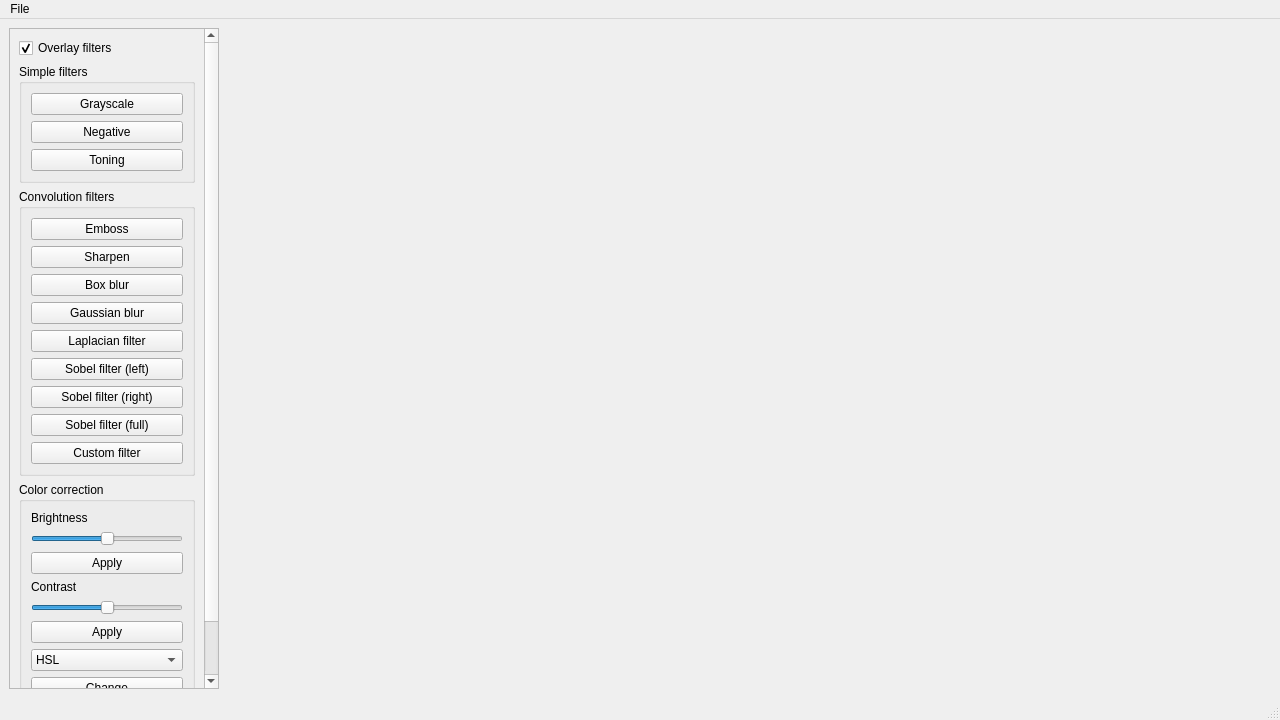
<?xml version="1.0" encoding="UTF-8"?>
<ui version="4.0">
 <class>View</class>
 <widget class="QMainWindow" name="View">
  <property name="geometry">
   <rect>
    <x>0</x>
    <y>0</y>
    <width>1280</width>
    <height>720</height>
   </rect>
  </property>
  <property name="minimumSize">
   <size>
    <width>1280</width>
    <height>720</height>
   </size>
  </property>
  <property name="windowTitle">
   <string>PhotoLab 1.0</string>
  </property>
  <widget class="QWidget" name="cw">
   <layout class="QHBoxLayout" name="horizontalLayout">
    <item>
     <widget class="QScrollArea" name="scrollArea">
      <property name="sizePolicy">
       <sizepolicy hsizetype="Expanding" vsizetype="Expanding">
        <horstretch>0</horstretch>
        <verstretch>0</verstretch>
       </sizepolicy>
      </property>
      <property name="minimumSize">
       <size>
        <width>210</width>
        <height>0</height>
       </size>
      </property>
      <property name="maximumSize">
       <size>
        <width>200</width>
        <height>16777215</height>
       </size>
      </property>
      <property name="lineWidth">
       <number>1</number>
      </property>
      <property name="midLineWidth">
       <number>0</number>
      </property>
      <property name="sizeAdjustPolicy">
       <enum>QAbstractScrollArea::AdjustIgnored</enum>
      </property>
      <property name="widgetResizable">
       <bool>true</bool>
      </property>
      <property name="alignment">
       <set>Qt::AlignLeading|Qt::AlignLeft|Qt::AlignVCenter</set>
      </property>
      <widget class="QWidget" name="scrollAreaWidgetContents_2">
       <property name="geometry">
        <rect>
         <x>0</x>
         <y>-211</y>
         <width>193</width>
         <height>854</height>
        </rect>
       </property>
       <layout class="QVBoxLayout" name="verticalLayout_2">
        <item>
         <widget class="QCheckBox" name="cb_overlay_filters">
          <property name="text">
           <string>Overlay filters</string>
          </property>
          <property name="checked">
           <bool>true</bool>
          </property>
         </widget>
        </item>
        <item>
         <widget class="QGroupBox" name="groupBox">
          <property name="sizePolicy">
           <sizepolicy hsizetype="Preferred" vsizetype="Maximum">
            <horstretch>0</horstretch>
            <verstretch>0</verstretch>
           </sizepolicy>
          </property>
          <property name="title">
           <string>Simple filters</string>
          </property>
          <layout class="QVBoxLayout" name="verticalLayout">
           <item>
            <widget class="QPushButton" name="btn_grayscale">
             <property name="text">
              <string>Grayscale</string>
             </property>
            </widget>
           </item>
           <item>
            <widget class="QPushButton" name="btn_negative">
             <property name="text">
              <string>Negative</string>
             </property>
            </widget>
           </item>
           <item>
            <widget class="QPushButton" name="btn_toning">
             <property name="text">
              <string>Toning</string>
             </property>
            </widget>
           </item>
          </layout>
         </widget>
        </item>
        <item>
         <widget class="QGroupBox" name="groupBox_2">
          <property name="sizePolicy">
           <sizepolicy hsizetype="Preferred" vsizetype="Preferred">
            <horstretch>0</horstretch>
            <verstretch>0</verstretch>
           </sizepolicy>
          </property>
          <property name="title">
           <string>Convolution filters</string>
          </property>
          <layout class="QVBoxLayout" name="verticalLayout_3">
           <item>
            <widget class="QPushButton" name="btn_emboss">
             <property name="text">
              <string>Emboss</string>
             </property>
            </widget>
           </item>
           <item>
            <widget class="QPushButton" name="btn_sharpen">
             <property name="text">
              <string>Sharpen</string>
             </property>
            </widget>
           </item>
           <item>
            <widget class="QPushButton" name="btn_boxblur">
             <property name="text">
              <string>Box blur</string>
             </property>
            </widget>
           </item>
           <item>
            <widget class="QPushButton" name="btn_gaussian">
             <property name="text">
              <string>Gaussian blur</string>
             </property>
            </widget>
           </item>
           <item>
            <widget class="QPushButton" name="btn_laplacian">
             <property name="text">
              <string>Laplacian filter</string>
             </property>
            </widget>
           </item>
           <item>
            <widget class="QPushButton" name="btn_sobel_left">
             <property name="text">
              <string>Sobel filter (left)</string>
             </property>
            </widget>
           </item>
           <item>
            <widget class="QPushButton" name="btn_sobel_right">
             <property name="text">
              <string>Sobel filter (right)</string>
             </property>
            </widget>
           </item>
           <item>
            <widget class="QPushButton" name="btn_sobel_full">
             <property name="text">
              <string>Sobel filter (full)</string>
             </property>
            </widget>
           </item>
           <item>
            <widget class="QPushButton" name="btn_custom">
             <property name="text">
              <string>Custom filter</string>
             </property>
            </widget>
           </item>
          </layout>
         </widget>
        </item>
        <item>
         <widget class="QGroupBox" name="groupBox_3">
          <property name="sizePolicy">
           <sizepolicy hsizetype="Preferred" vsizetype="Maximum">
            <horstretch>0</horstretch>
            <verstretch>0</verstretch>
           </sizepolicy>
          </property>
          <property name="title">
           <string>Color correction</string>
          </property>
          <layout class="QVBoxLayout" name="verticalLayout_4">
           <item>
            <layout class="QVBoxLayout" name="verticalLayout_5">
             <item>
              <widget class="QLabel" name="label">
               <property name="text">
                <string>Brightness</string>
               </property>
              </widget>
             </item>
             <item>
              <widget class="QSlider" name="cmb_brightness">
               <property name="minimum">
                <number>-75</number>
               </property>
               <property name="maximum">
                <number>75</number>
               </property>
               <property name="singleStep">
                <number>5</number>
               </property>
               <property name="value">
                <number>0</number>
               </property>
               <property name="orientation">
                <enum>Qt::Horizontal</enum>
               </property>
              </widget>
             </item>
             <item>
              <widget class="QPushButton" name="btn_brightness_apply">
               <property name="text">
                <string>Apply</string>
               </property>
              </widget>
             </item>
            </layout>
           </item>
           <item>
            <layout class="QVBoxLayout" name="verticalLayout_6">
             <item>
              <widget class="QLabel" name="label_2">
               <property name="text">
                <string>Contrast</string>
               </property>
              </widget>
             </item>
             <item>
              <widget class="QSlider" name="cmb_contrast">
               <property name="minimum">
                <number>-75</number>
               </property>
               <property name="maximum">
                <number>75</number>
               </property>
               <property name="singleStep">
                <number>5</number>
               </property>
               <property name="value">
                <number>0</number>
               </property>
               <property name="orientation">
                <enum>Qt::Horizontal</enum>
               </property>
              </widget>
             </item>
             <item>
              <widget class="QPushButton" name="btn_contrast_apply">
               <property name="text">
                <string>Apply</string>
               </property>
              </widget>
             </item>
            </layout>
           </item>
           <item>
            <widget class="QComboBox" name="cmb_color_model">
             <item>
              <property name="text">
               <string>HSL</string>
              </property>
             </item>
             <item>
              <property name="text">
               <string>HSV</string>
              </property>
             </item>
            </widget>
           </item>
           <item>
            <widget class="QPushButton" name="btn_change">
             <property name="text">
              <string>Change</string>
             </property>
            </widget>
           </item>
          </layout>
         </widget>
        </item>
        <item>
         <spacer name="verticalSpacer">
          <property name="orientation">
           <enum>Qt::Vertical</enum>
          </property>
          <property name="sizeHint" stdset="0">
           <size>
            <width>20</width>
            <height>40</height>
           </size>
          </property>
         </spacer>
        </item>
        <item>
         <widget class="QPushButton" name="btn_clear_filter">
          <property name="text">
           <string>Clear filter</string>
          </property>
         </widget>
        </item>
       </layout>
      </widget>
     </widget>
    </item>
    <item>
     <widget class="QLabel" name="lbl_image">
      <property name="enabled">
       <bool>true</bool>
      </property>
      <property name="text">
       <string/>
      </property>
      <property name="alignment">
       <set>Qt::AlignCenter</set>
      </property>
     </widget>
    </item>
   </layout>
  </widget>
  <widget class="QMenuBar" name="menubar">
   <property name="geometry">
    <rect>
     <x>0</x>
     <y>0</y>
     <width>1280</width>
     <height>24</height>
    </rect>
   </property>
   <widget class="QMenu" name="menuOpen">
    <property name="title">
     <string>File</string>
    </property>
    <addaction name="act_open"/>
    <addaction name="act_save"/>
   </widget>
   <addaction name="menuOpen"/>
  </widget>
  <widget class="QStatusBar" name="statusbar"/>
  <action name="act_open">
   <property name="text">
    <string>Open</string>
   </property>
   <property name="shortcut">
    <string>Meta+O</string>
   </property>
  </action>
  <action name="act_save">
   <property name="text">
    <string>Save</string>
   </property>
   <property name="shortcut">
    <string>Meta+S</string>
   </property>
  </action>
 </widget>
 <resources/>
 <connections/>
</ui>
